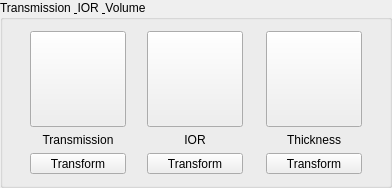
            <widget class="QGroupBox" name="grpTransmissionIOR">
             <property name="title">
              <string>Transmission &amp; IOR &amp; Volume</string>
             </property>
             <layout class="QHBoxLayout" name="horizontalLayout_3">
              <item>
               <spacer name="horizontalSpacer_28">
                <property name="orientation">
                 <enum>Qt::Orientation::Horizontal</enum>
                </property>
                <property name="sizeHint" stdset="0">
                 <size>
                  <width>16</width>
                  <height>20</height>
                 </size>
                </property>
               </spacer>
              </item>
              <item>
               <layout class="QVBoxLayout" name="verticalLayout_21">
                <item>
                 <widget class="QPushButton" name="btnTransmissionTex">
                  <property name="minimumSize">
                   <size>
                    <width>96</width>
                    <height>96</height>
                   </size>
                  </property>
                  <property name="maximumSize">
                   <size>
                    <width>96</width>
                    <height>96</height>
                   </size>
                  </property>
                  <property name="acceptDrops">
                   <bool>true</bool>
                  </property>
                  <property name="toolTip">
                   <string>Load/Replace Transmission</string>
                  </property>
                  <property name="text">
                   <string/>
                  </property>
                  <property name="iconSize">
                   <size>
                    <width>90</width>
                    <height>90</height>
                   </size>
                  </property>
                 </widget>
                </item>
                <item>
                 <widget class="QLabel" name="lblTransmissionTex">
                  <property name="text">
                   <string>Transmission</string>
                  </property>
                  <property name="alignment">
                   <set>Qt::AlignmentFlag::AlignCenter</set>
                  </property>
                 </widget>
                </item>
                <item>
                 <widget class="QToolButton" name="toolButtonTransTexTrsf">
                  <property name="sizePolicy">
                   <sizepolicy hsizetype="MinimumExpanding" vsizetype="Fixed">
                    <horstretch>0</horstretch>
                    <verstretch>0</verstretch>
                   </sizepolicy>
                  </property>
                  <property name="text">
                   <string>Transform</string>
                  </property>
                 </widget>
                </item>
               </layout>
              </item>
              <item>
               <spacer name="horizontalSpacer_29">
                <property name="orientation">
                 <enum>Qt::Orientation::Horizontal</enum>
                </property>
                <property name="sizeHint" stdset="0">
                 <size>
                  <width>15</width>
                  <height>20</height>
                 </size>
                </property>
               </spacer>
              </item>
              <item>
               <layout class="QVBoxLayout" name="verticalLayout_22">
                <item>
                 <widget class="QPushButton" name="btnIORTex">
                  <property name="minimumSize">
                   <size>
                    <width>96</width>
                    <height>96</height>
                   </size>
                  </property>
                  <property name="maximumSize">
                   <size>
                    <width>96</width>
                    <height>96</height>
                   </size>
                  </property>
                  <property name="acceptDrops">
                   <bool>true</bool>
                  </property>
                  <property name="toolTip">
                   <string>Load/Replace IOR</string>
                  </property>
                  <property name="text">
                   <string/>
                  </property>
                  <property name="iconSize">
                   <size>
                    <width>90</width>
                    <height>90</height>
                   </size>
                  </property>
                 </widget>
                </item>
                <item>
                 <widget class="QLabel" name="lblIOR">
                  <property name="text">
                   <string>IOR</string>
                  </property>
                  <property name="alignment">
                   <set>Qt::AlignmentFlag::AlignCenter</set>
                  </property>
                 </widget>
                </item>
                <item>
                 <widget class="QToolButton" name="toolButtonIORTexTrsf">
                  <property name="sizePolicy">
                   <sizepolicy hsizetype="MinimumExpanding" vsizetype="Fixed">
                    <horstretch>0</horstretch>
                    <verstretch>0</verstretch>
                   </sizepolicy>
                  </property>
                  <property name="text">
                   <string>Transform</string>
                  </property>
                 </widget>
                </item>
               </layout>
              </item>
              <item>
               <spacer name="horizontalSpacer_30">
                <property name="orientation">
                 <enum>Qt::Orientation::Horizontal</enum>
                </property>
                <property name="sizeHint" stdset="0">
                 <size>
                  <width>17</width>
                  <height>20</height>
                 </size>
                </property>
               </spacer>
              </item>
              <item>
               <layout class="QVBoxLayout" name="verticalLayout_28">
                <item>
                 <widget class="QPushButton" name="btnThicknessTex">
                  <property name="minimumSize">
                   <size>
                    <width>96</width>
                    <height>96</height>
                   </size>
                  </property>
                  <property name="maximumSize">
                   <size>
                    <width>96</width>
                    <height>96</height>
                   </size>
                  </property>
                  <property name="acceptDrops">
                   <bool>true</bool>
                  </property>
                  <property name="toolTip">
                   <string>Load/Replace Thickness</string>
                  </property>
                  <property name="text">
                   <string/>
                  </property>
                  <property name="iconSize">
                   <size>
                    <width>90</width>
                    <height>90</height>
                   </size>
                  </property>
                 </widget>
                </item>
                <item>
                 <widget class="QLabel" name="lblThicknessTex">
                  <property name="text">
                   <string>Thickness</string>
                  </property>
                  <property name="alignment">
                   <set>Qt::AlignmentFlag::AlignCenter</set>
                  </property>
                 </widget>
                </item>
                <item>
                 <widget class="QToolButton" name="toolButtonThicknessTexTrsf">
                  <property name="sizePolicy">
                   <sizepolicy hsizetype="MinimumExpanding" vsizetype="Fixed">
                    <horstretch>0</horstretch>
                    <verstretch>0</verstretch>
                   </sizepolicy>
                  </property>
                  <property name="text">
                   <string>Transform</string>
                  </property>
                 </widget>
                </item>
               </layout>
              </item>
              <item>
               <spacer name="horizontalSpacer_13">
                <property name="orientation">
                 <enum>Qt::Orientation::Horizontal</enum>
                </property>
                <property name="sizeHint" stdset="0">
                 <size>
                  <width>16</width>
                  <height>20</height>
                 </size>
                </property>
               </spacer>
              </item>
             </layout>
            </widget>
